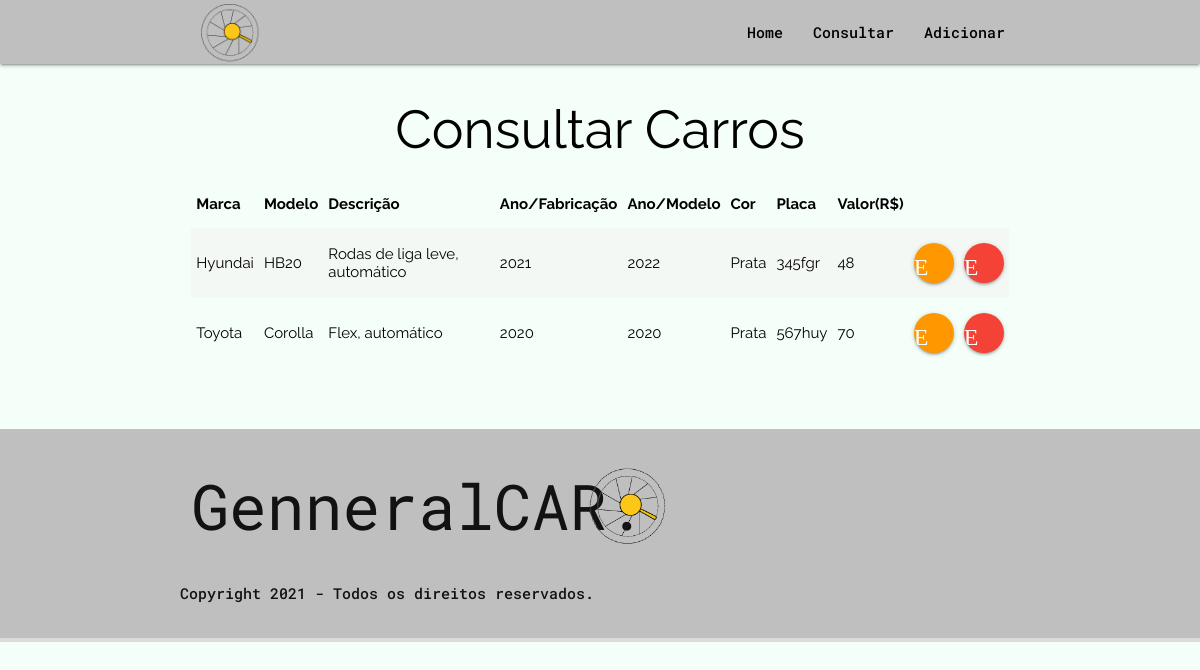
/consultar.php, run on the app's committed database.
### tables this page shows
CREATE TABLE `estoque_car` (
  `id` int(11) NOT NULL,
  `marca_car` varchar(100) DEFAULT NULL,
  `modelo_car` varchar(100) DEFAULT NULL,
  `descricao_car` varchar(200) DEFAULT NULL,
  `ano_fab_car` varchar(100) DEFAULT NULL,
  `ano_mod_car` varchar(100) DEFAULT NULL,
  `cor_car` varchar(100) DEFAULT NULL,
  `placa_car` varchar(100) DEFAULT NULL,
  `valor_car` float DEFAULT NULL
);

### consultar.php (the view, shortened to what this page needs)
<?php
include_once 'includes/header.php';
include_once 'php_action/db_connect.php';
?>
<div class="parallax-container" id="index-banner">
  <div class="container">
    <br /><br />
    <div class="row center">
      <div class="col s12 m12 l12 xl12">
        <h2>Consultar Carros</h2>
        <table class="striped">
          <thead>
            <tr>
              <th>Marca</th>
              <th>Modelo</th>
              <th>Descrição</th>
              <th>Ano/Fabricação</th>
              <th>Ano/Modelo</th>
              <th>Cor</th>
              <th>Placa</th>
              <th>Valor(R$)</th>
            </tr>
          </thead>
          <tbody>
                <?php
                  $sql = "SELECT * FROM estoque_car";
                  $resultado = mysqli_query($connect, $sql);
                  while ($dados = mysqli_fetch_array($resultado)) :
                ?>
                    <tr>
                      <td><?php echo $dados ['marca_car']; ?></td>
                      <td><?php echo $dados ['modelo_car']; ?></td>
                      <td><?php echo $dados ['descricao_car']; ?></td>
                      <td><?php echo $dados ['ano_fab_car']; ?></td>
                      <td><?php echo $dados ['ano_mod_car']; ?></td>
                      <td><?php echo $dados ['cor_car']; ?></td>
                      <td><?php echo $dados ['placa_car']; ?></td>
                      <td><?php echo $dados ['valor_car']; ?></td>
                      <td><a href="editar.php?id=<?php echo $dados ['id']; ?>"
                      class="btn-floating orange"><i class="material-icons">Editar</i></a></td>
                      <td><a href="#modal<?php echo $dados ['id']; ?>" class="btn-floating red modal-trigger"><i
                      class="material-icons">Excluir</i></a></td>
                       </tr>
                <?php endwhile; ?>
          </tbody>
        </table>
      </div>
    </div>
    <br /><br />
  </div>
</div>
<?php
include_once 'includes/footer.php';
?>

### includes/header.php (shortened to what this page needs)
<!DOCTYPE html>
<html lang="pt">
  <head>
    <link
      href="css/materialize.css"
      type="text/css"
      rel="stylesheet"
      media="screen,projection"
    />
    <link
      href="css/style.css"
      type="text/css"
      rel="stylesheet"
      media="screen,projection"
    />
  </head>
<body>
    <nav class="nav_color" role="navigation">
      <div class="nav-wrapper container">
        <a id="logo-container" href="index.php">
          <img src="imagens/logotipo.png" alt="Logo"
        /></a>
        <ul class="right hide-on-med-and-down">
          <li><a href="index.php">Home</a></li>
          <li><a href="consultar.php">Consultar</a></li>
          <li><a href="adicionar.php">Adicionar</a></li>
        </ul>
      </div>
    </nav>

### includes/footer.php (shortened to what this page needs)
<footer class="page-footer">
      <div class="container">
        <div class="row">
          <div class="col s12 m6 16 x16">
          <div class="font_nome">
            <h1>GenneralCAR.</h1>
          </div>
          </div>
          <div class="col s12 m6 16 x16">
           <a href="index.php"><img
            class="logo-footer"
            src="imagens/logotipo.png"
            alt="Logo"
            width="150px"
          /></a>
          </div>
          <p>Copyright 2021 - Todos os direitos reservados.</p>
          </div>
        </div>
    </footer>
  </body>
  </html>

### css/style.css (style rules this page uses)
nav ul a { color: hsl(0, 0%, 0%); font: 500 1rem 'Roboto Mono', sans-serif; display: inline-flex; align-items: center; }
p { line-height: 2rem; font: 500 1rem 'Roboto Mono', Sans-Serif; }
.parallax-container { min-height: 350px; line-height: 0; height: auto; color: hsl(0, 0%, 0%); }
footer.page-footer { margin: 0; }
#logo-container img { height: 100px; left: 0px; margin-top: -15px; }
.logo-footer { margin-top: 3%; margin-bottom: -3%; margin-left: -12.5%; }
.font_nome { font: 500 1rem 'Roboto Mono', Sans-Serif; }
@media (min-width: 1200px) { #logo-container img { height: 114px; left: 0px; margin-top: -17px; } }

### data on the page
estoque_car: marca_car "Hyundai", modelo_car "HB20", descricao_car "Rodas de liga leve, automático", ano_fab_car "2021", ano_mod_car "2022", cor_car "Prata", placa_car "345fgr", valor_car "48"
estoque_car: marca_car "Toyota", modelo_car "Corolla", descricao_car "Flex, automático", ano_fab_car "2020", ano_mod_car "2020", cor_car "Prata", placa_car "567huy", valor_car "70"
